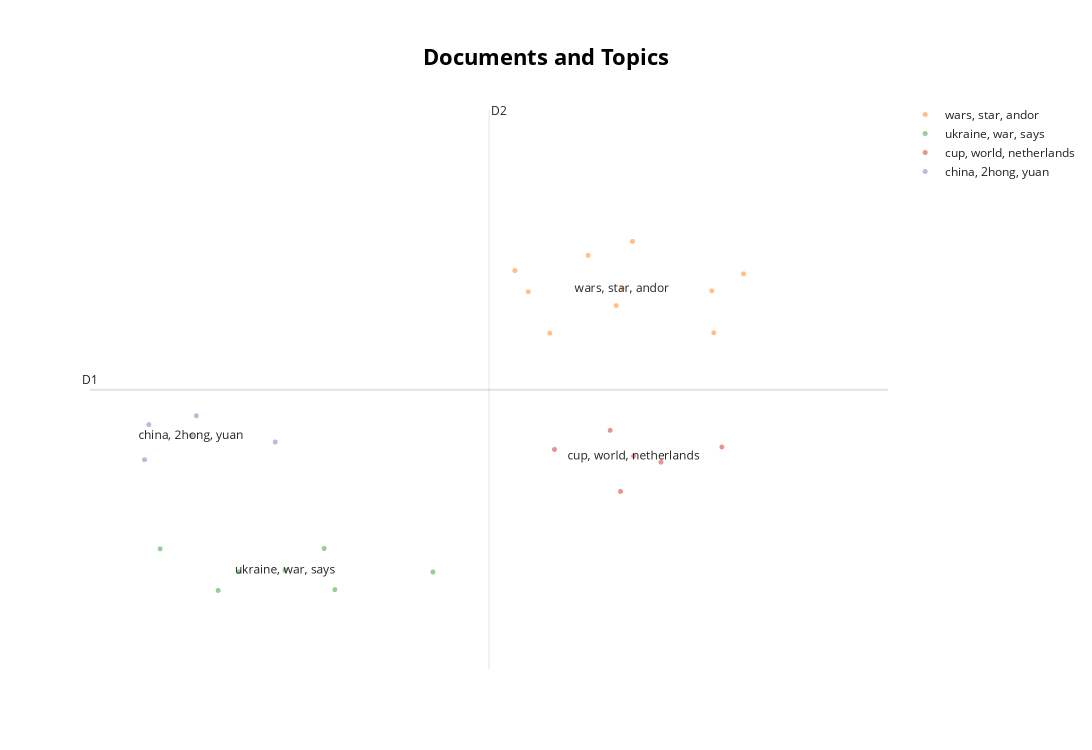

Write notebook code for a chart like this one.
### Code cell
topic_model.visualize_documents(docs, embeddings=embeddings, custom_labels=True)

### Figure 1 — Plotly figure (JSON) as saved in the notebook; plotly's stock layout.template omitted (floating-point values rounded to 4 significant figures)
{"data": [{"hoverinfo": "text", "hovertext": [null], "marker": {"color": "#CFD8DC", "opacity": 0.5, "size": 5}, "mode": "markers+text", "name": "other", "showlegend": false, "x": [null], "y": [null], "type": "scattergl"}, {"hoverinfo": "text", "hovertext": ["star wars characters take mexico city", "star wars fatigue shouldnt stop you from watching andor", "theres new star wars project damon lindelof works", "ahsoka tano herself ashley eckstein breaks down star wars tales jedi", "star wars the deckbuilding game could rule galaxy 2player card games", "count dooku voice actor corey burton tried something new star wars tales jedi", "andor gave us gayest screen fade star wars history", "andor episode 8 explained rogue one cameos star wars hell prison", "andor best star wars show since the mandalorian least popular", null], "marker": {"opacity": 0.5, "size": 5}, "mode": "markers+text", "name": "wars, star, andor", "text": ["", "", "", "", "", "", "", "", "", "wars, star, andor"], "textfont": {"size": 12}, "x": [3.769, 3.114, 3.382, 3.269, 3.777, 3.448, 2.972, 3.026, 3.898, 3.406], "y": [11.47, 10.88, 11.26, 11.96, 10.88, 12.15, 11.75, 11.45, 11.7, 11.5], "type": "scattergl"}, {"hoverinfo": "text", "hovertext": ["ukraine nuclear agency thickens alleged dirty bomb plot ctv news", "chance peace ukraine says frances macron", "ukraine war wagner chief prigozhin defends brutal killing video", "russia says ukraine hands 50 prisoners war reuterscom", "ukraine roundup refugees urged stay away dirty bomb claims", "ukraine war roundup missile blast poland zambian familys grief", null], "marker": {"opacity": 0.5, "size": 5}, "mode": "markers+text", "name": "ukraine, war, says", "text": ["", "", "", "", "", "", "ukraine, war, says"], "textfont": {"size": 12}, "x": [1.535, 2.64, 2.199, 2.243, 1.77, 1.854, 2.04], "y": [7.873, 7.551, 7.879, 7.305, 7.294, 7.555, 7.576], "type": "scattergl"}, {"hoverinfo": "text", "hovertext": ["canadas goalkeeper crepeau miss world cup broken leg", "t20 world cup pakistan beat netherlands avoid elimination", "world cup fifa head comments beer ban cp24", "t20 world cup bangladesh bowlers impress secure victory netherlands", "world cup stadium alcohol ban emblematic contradictions", null], "marker": {"opacity": 0.5, "size": 5}, "mode": "markers+text", "name": "cup, world, netherlands", "text": ["", "", "", "", "", "cup, world, netherlands"], "textfont": {"size": 12}, "x": [3.4, 3.358, 3.563, 3.132, 3.81, 3.453], "y": [8.672, 9.523, 9.081, 9.257, 9.291, 9.165], "type": "scattergl"}, {"hoverinfo": "text", "hovertext": ["alarmed suicide attack china pakistan join hands probe", "death boy lockdown fuels backlash chinas zerocovid policy", "update 2hong kong stocks tumble xi appointments fan economic fears yuan weakens", "china supports central soes issue tech innovation bonds", null], "marker": {"opacity": 0.5, "size": 5}, "mode": "markers+text", "name": "china, 2hong, yuan", "text": ["", "", "", "", "china, 2hong, yuan"], "textfont": {"size": 12}, "x": [1.472, 1.489, 2.001, 1.682, 1.661], "y": [9.114, 9.603, 9.361, 9.726, 9.451], "type": "scattergl"}], "layout": {"shapes": [{"line": {"color": "#CFD8DC", "width": 2}, "type": "line", "x0": 2.867, "x1": 2.867, "y0": 6.2, "y1": 13.98}, {"line": {"color": "#9E9E9E", "width": 2}, "type": "line", "x0": 1.251, "x1": 4.483, "y0": 10.09, "y1": 10.09}], "annotations": [{"showarrow": false, "text": "D1", "x": 1.251, "y": 10.09, "yshift": 10}, {"showarrow": false, "text": "D2", "x": 2.867, "xshift": 10, "y": 13.98}], "title": {"font": {"size": 22, "color": "Black"}, "text": "<b>Documents and Topics", "x": 0.5, "xanchor": "center", "yanchor": "top"}, "width": 1200, "height": 750, "xaxis": {"visible": false}, "yaxis": {"visible": false}}}
